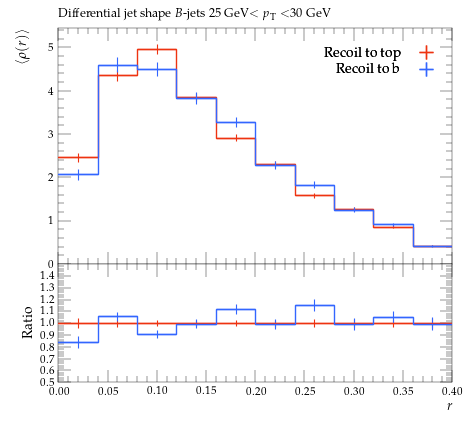

Python code for this plot:
#! /usr/bin/env python

# This Python script was auto-generated using YODA v2.0.2.
# Analysis object: /MC_HFDECAYS/avg_B_jet_rho_25_30
# Timestamp: 31-07-2026 (13:13:52)

import matplotlib as mpl
import matplotlib.pyplot as plt
mpl.use('Agg') # comment out for interactive use
import os
import numpy as np

plotDir = os.path.split(os.path.realpath(__file__))[0]
if 'YODA_USER_PLOT_PATH' in globals():
    plot_outdir = globals()['YODA_USER_PLOT_PATH']
else:
    plot_outdir = plotDir

#plot style
plt.style.use(os.path.join(plotDir, '../default.mplstyle'))
# plot metadata
figW, figH = plt.rcParams['figure.figsize']
ax_xLabel = r'$r$'
ax_yLabel = r'$\langle\rho(r)\rangle$'
ax_title  = r'Differential jet shape $B$-jets 25 GeV$<p_\mathrm{T}<$30 GeV'
ax_xScale = 'linear'
ax_yScale = 'linear'
xLims = (0.0, 0.4)
yLims = (0.0, 5.451446000000001)

# TeX-friendly labels for the legend
labels = {
    'legend' : ([ r"Recoil to top", r"Recoil to b" ], r""),
}

# Adjust canvas width and height
canvasW = 10.0
canvasH = 9.0
figW *= canvasW/10.
figH *= canvasH/9.

# Create figure and axis objects
fig, (ax, ratio0_ax) = plt.subplots(2, 1, sharex=True,
                  figsize=(figW,figH), gridspec_kw={'height_ratios': (6.0, 3.0)})

# Set figure margins
plt.subplots_adjust(
    left   = 1.0 * plt.rcParams['figure.subplot.left'],
    right  = 1.0 * plt.rcParams['figure.subplot.right'],
    top    = 1.0 * plt.rcParams['figure.subplot.top'],
    bottom = 1.0 * plt.rcParams['figure.subplot.bottom'])

ratio0_ax.yaxis.set_major_locator(mpl.ticker.MultipleLocator(0.1))
ratio0_ax.set_ylim(0.5, 1.4999)
ratio0_ax.set_ylabel('Ratio')

# the numerical data is stored in a separate file
dataf = dict()
prefix = os.path.split(__file__)[0]
if prefix:    prefix = prefix + '/'
exec(open(prefix+'avg_B_jet_rho_25_30__data.py').read(), dataf)


legend_handles = dict() # keep track of handles for the legend

# style options for curves
# starts at zorder>=5 to draw curve on top of legend
styles = {
  'recoil_t': {
    'color' : '#EE3311',
    'linestyle' : '-',
    'linewidth' : 1,
    'marker' : 'none',
    'markersize' : 2,
    'capsize' : 0.0,
    'zorder' : 5,
    'histstyle' : 1,
    'drawstyle' : 'steps-pre',
    'xerrorbars' : 1,
    'yerrorbars' : 1,
    'fillcolor' : None,
    'fillopacity' : 1.0,
    'ratio0_linestyle' : '-',
    'ratio0_linewidth' : 1,
    'ratio0_marker' : 'none',
    'ratio0_markersize' : 2,
    'ratio0_capsize' : 0.0,
    'ratio0_zorder' : 5,
    'ratio0_histstyle' : 1,
    'ratio0_drawstyle' : 'steps-pre',
    'ratio0_xerrorbars' : 1,
    'ratio0_yerrorbars' : 1,
  },
  'recoil_b': {
    'color' : '#3366FF',
    'linestyle' : '-',
    'linewidth' : 1,
    'marker' : 'none',
    'markersize' : 2,
    'capsize' : 0.0,
    'zorder' : 6,
    'histstyle' : 1,
    'drawstyle' : 'steps-pre',
    'xerrorbars' : 1,
    'yerrorbars' : 1,
    'fillcolor' : None,
    'fillopacity' : 1.0,
    'ratio0_linestyle' : '-',
    'ratio0_linewidth' : 1,
    'ratio0_marker' : 'none',
    'ratio0_markersize' : 2,
    'ratio0_capsize' : 0.0,
    'ratio0_zorder' : 6,
    'ratio0_histstyle' : 1,
    'ratio0_drawstyle' : 'steps-pre',
    'ratio0_xerrorbars' : 1,
    'ratio0_yerrorbars' : 1,
  },
}

# curve from input yoda files in main panel
for label, yvals in dataf['yvals'].items():
    if all(np.isnan(v) for v in dataf['yvals'][label]):
        continue
    tmp = None
    if styles[label]['histstyle']: # draw as histogram
        xpos = dataf['xedges'][label] if styles[label]['drawstyle'] else dataf['xpoints'][label]
        ypos = np.insert(yvals, 0, yvals[0]) if styles[label]['drawstyle'] else yvals
        if styles[label]['fillcolor']: # fill area below curve
            ax.fill_between(xpos, ypos, step='pre',
                            color=styles[label]['fillcolor'],
                            alpha=styles[label]['fillopacity'])
        tmp, = ax.plot(xpos, ypos,
                       color=styles[label]['color'],
                       linestyle=styles[label]['linestyle'],
                       linewidth=styles[label]['linewidth'],
                       drawstyle=styles[label]['drawstyle'], solid_joinstyle='miter',
                       zorder=styles[label]['zorder'], label=label)
    tmp = ax.errorbar(dataf['xpoints'][label], yvals,
                      xerr=np.array(dataf['xerrs'][label])*styles[label]['xerrorbars'],
                      yerr=np.array(dataf['yerrs'][label])*styles[label]['yerrorbars'],
                      fmt=styles[label]['marker'], capsize=styles[label]['capsize'],
                      markersize=styles[label]['markersize'],
                      ecolor=styles[label]['color'],
                      color=styles[label]['color'], zorder=styles[label]['zorder'])
    tmp[-1][0].set_linestyle(styles[label]['linestyle'])
    tmp[-1][0].set_linewidth(styles[label]['linewidth'])
    if label in dataf['add_legend_handle']:  legend_handles[label] = tmp
    for varLabel in dataf['variation_yvals'].keys():
        if varLabel.startswith(label):
            tmp, = ax.plot(dataf['xedges'][label], dataf['variation_yvals'][varLabel],
                           color=styles[label]['color'],
                           linestyle=styles[label]['linestyle'],
                           linewidth=styles[label]['linewidth'],
                           drawstyle='steps-pre', solid_joinstyle='miter',
                           zorder=styles[label]['zorder'], alpha=0.5)


# plots on ratio panel
# curve from input yoda files in ratio panel
for label, yvals in dataf['ratio0_yvals'].items():
    if all(np.isnan(v) for v in yvals):
        continue
    if styles[label]['ratio0_histstyle']: # plot as histogram
        xpos = dataf['xedges']['recoil_t'] if styles[label]['ratio0_drawstyle'] else dataf['xpoints']['recoil_t']
        ypos = np.insert(yvals, 0, yvals[0]) if styles[label]['ratio0_drawstyle'] else yvals
        ratio0_ax.plot(xpos, ypos,
                       color=styles[label]['color'],
                       linewidth=styles[label]['linewidth'],
                       linestyle=styles[label]['ratio0_linestyle'],
                       drawstyle=styles[label]['ratio0_drawstyle'], zorder=styles[label]['zorder'],
                       solid_joinstyle='miter')
    tmp = ratio0_ax.errorbar(dataf['xpoints']['recoil_t'], yvals,
                             xerr=np.array(dataf['ref_xerrs'])*styles[label]['ratio0_xerrorbars'],
                             yerr=np.array(dataf['ratio0_yerrs'][label])*styles[label]['ratio0_yerrorbars'],
                             fmt=styles[label]['ratio0_marker'], capsize=styles[label]['ratio0_capsize'],
                             markersize=styles[label]['ratio0_markersize'],
                             ecolor=styles[label]['color'],
                             color=styles[label]['color'])
    tmp[-1][0].set_linestyle(styles[label]['ratio0_linestyle'])
    tmp[-1][0].set_linewidth(styles[label]['ratio0_linewidth'])

    for varlabel in dataf['ratio0_variation_vals'].keys():
        if varlabel.startswith(label):
            ratio0_ax.plot(dataf['xedges']['recoil_t'],
                            dataf['ratio0_variation_vals'][varlabel],
                            color=styles[label]['color'],
                            linestyle=styles[label]['linestyle'],
                            linewidth=styles[label]['linewidth'],
                            drawstyle='steps-pre', solid_joinstyle='miter',
                            zorder=1, alpha=0.5)

legend_items = list(legend_handles.values())
ax.add_artist(ax.legend(legend_items,
                        labels['legend'][0],
                        title=labels['legend'][1],
                        alignment='right',
                        loc='upper right',
                        bbox_to_anchor=(1.0, 0.97),markerfirst=False))

# set plot metadata as defined above
ratio0_ax.set_xlabel(ax_xLabel)
ratio0_ax.xaxis.set_label_coords(1., -0.15)
ax.set_ylabel(ax_yLabel, ha='right', va='top')
ax.yaxis.set_label_coords(-0.11, 1.0)
ax.set_title(ax_title, loc='left')
ax.set_xscale(ax_xScale)
ax.set_yscale(ax_yScale)
ax.set_xlim(xLims)
ax.set_ylim(yLims)

# tick formatting
plt.rcParams['xtick.top'] = True
plt.rcParams['ytick.right'] = True
fig.align_ylabels((ax, ratio0_ax))
plt.savefig(os.path.join(plot_outdir, 'avg_B_jet_rho_25_30.pdf'), format='PDF')
plt.savefig(os.path.join(plot_outdir, 'avg_B_jet_rho_25_30.png'), format='PNG')

plt.close(fig)
